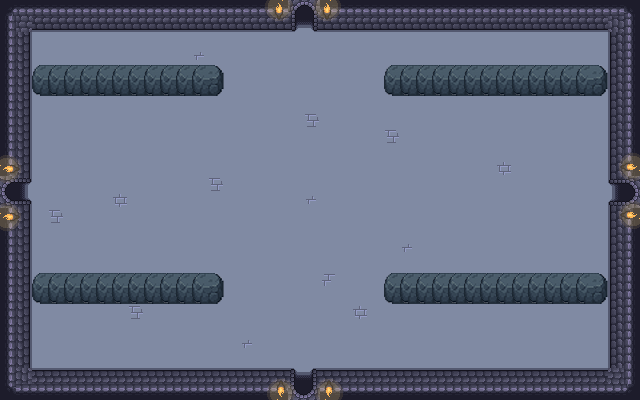

Rendered tile map (Tiled .tmx) drawn with the repository's tilesets; below, a short description and the map source with its tile grids summarised:
An orthogonal 40x25 tile map with 16x16 px tiles, 3 tile layers (floor, walls, objects), 4 tilesets and 20 objects (4x Enemy, top, right, bottom, left).

<map version="1.10" tiledversion="1.11.2" orientation="orthogonal" renderorder="right-down" width="40" height="25" tilewidth="16" tileheight="16" infinite="0" nextlayerid="7" nextobjectid="116">
 <tileset firstgid="1" source="../walls_floor.tsx" />
 <tileset firstgid="300" source="../Objects.tsx" />
 <tileset firstgid="444" source="../fire_animation.tsx" />
 <tileset firstgid="642" name="rocks" tilewidth="32" tileheight="32" tilecount="4" columns="0">
  <grid orientation="orthogonal" width="1" height="1" />
  <tile id="4">
   <image source="../../../images/rocks/1.png" width="32" height="32" />
  </tile>
  <tile id="5">
   <image source="../../../images/rocks/2.png" width="32" height="32" />
  </tile>
  <tile id="6">
   <image source="../../../images/rocks/3.png" width="32" height="32" />
  </tile>
  <tile id="7">
   <image source="../../../images/rocks/4.png" width="32" height="32" />
  </tile>
 </tileset>
 <layer id="1" name="floor" width="40" height="25">
  <data>[1000 cells, 1000 non-empty, 5 distinct tile ids]</data>
 </layer>
 <layer id="2" name="walls" width="40" height="25">
  <data>[1000 cells, 245 non-empty, 10 distinct tile ids]</data>
 </layer>
 <layer id="3" name="objects" width="40" height="25">
  <data>[1000 cells, 96 non-empty, 7 distinct tile ids]</data>
 </layer>
 <objectgroup id="5" name="entities">
  <object id="112" name="Enemy" x="59.3333" y="46">
   <point />
  </object>
  <object id="113" name="Enemy" x="562.667" y="49.3333">
   <point />
  </object>
  <object id="114" name="Enemy" x="580.667" y="341.333">
   <point />
  </object>
  <object id="115" name="Enemy" x="64.6667" y="346">
   <point />
  </object>
 </objectgroup>
 <objectgroup id="4" name="collisions">
  <object id="32" x="610" y="2" width="30" height="174" />
  <object id="33" x="608" y="208" width="32" height="192" />
  <object id="34" x="320" y="368" width="288" height="32" />
  <object id="38" x="0" y="368" width="288" height="32" />
  <object id="40" x="0" y="208" width="32" height="160" />
  <object id="41" x="0" y="0" width="32" height="176" />
  <object id="42" x="32" y="0" width="256" height="32" />
  <object id="43" x="320" y="0" width="288" height="32" />
  <object id="108" x="32" y="71.3333" width="192" height="32" />
  <object id="109" x="32" y="279.333" width="192" height="32" />
  <object id="110" x="384" y="279.333" width="224" height="32" />
  <object id="111" x="384" y="71.3333" width="224" height="32" />
 </objectgroup>
 <objectgroup id="6" name="doors">
  <object id="44" name="top" x="288" y="0" width="32" height="32" />
  <object id="45" name="right" x="608" y="176" width="32" height="32" />
  <object id="46" name="bottom" x="288" y="368" width="32" height="32" />
  <object id="47" name="left" x="0" y="176" width="32" height="32" />
 </objectgroup>
</map>
